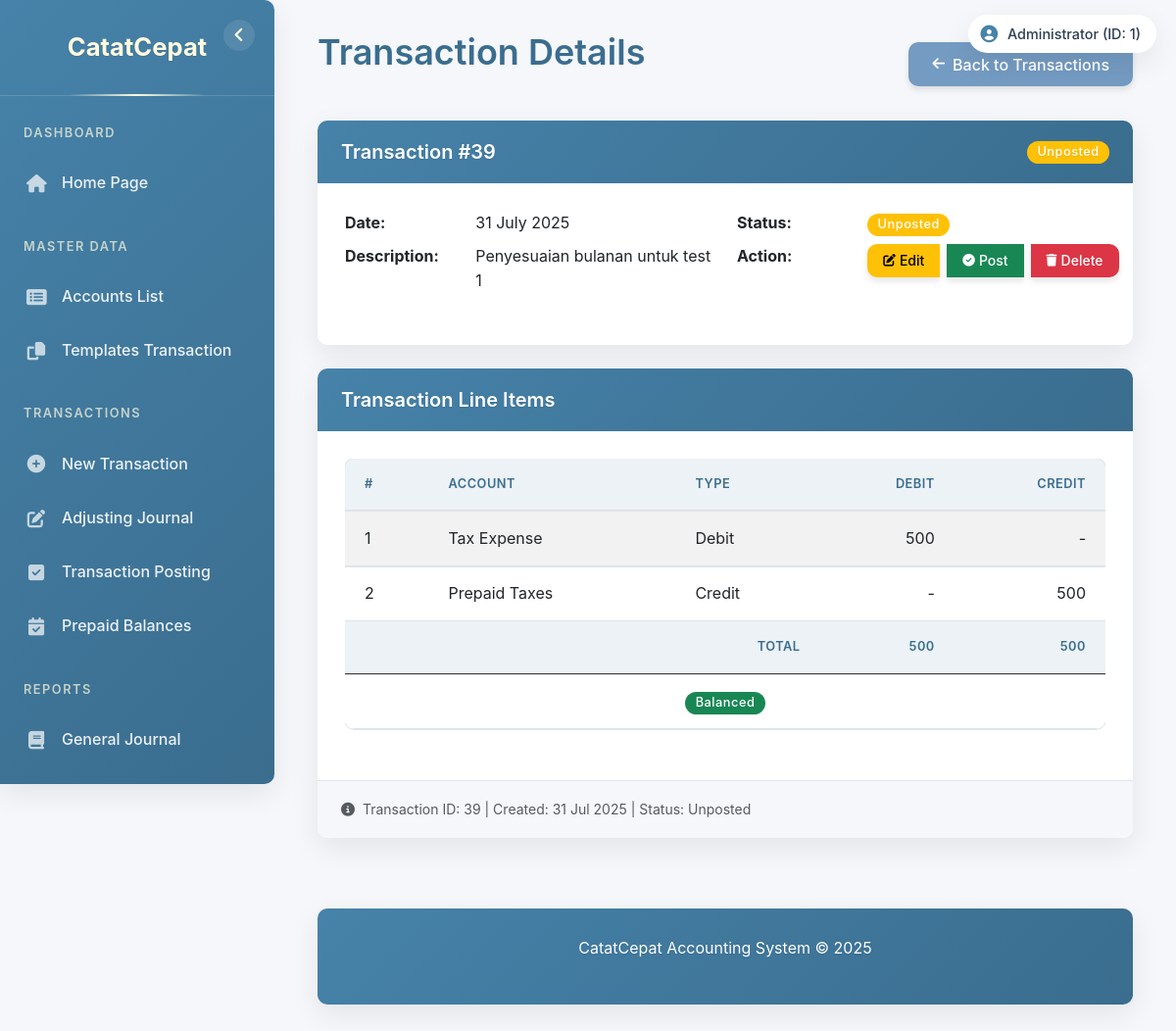
The page /index.php?page=view_transaction&id=39 (signed in) on the database its author committed.
### tables this page shows
CREATE TABLE `users` (
  `id` int NOT NULL,
  `username` varchar(50) NOT NULL,
  `password` varchar(255) NOT NULL,
  `nama_lengkap` varchar(100) DEFAULT NULL,
  `roles` varchar(10) NOT NULL
);

CREATE TABLE `transaksi` (
  `id_transaksi` int NOT NULL,
  `tgl_transaksi` date NOT NULL,
  `nama_transaksi` varchar(100) NOT NULL,
  `post` varchar(1) NOT NULL DEFAULT '0',
  `hapus` varchar(1) NOT NULL DEFAULT '0',
  `adjustment_end_date` date DEFAULT NULL,
  `needs_adjustment` tinyint(1) NOT NULL DEFAULT '0',
  `adjustment_start_date` date DEFAULT NULL,
  `penyesuaian` tinyint(1) DEFAULT '0'
);

CREATE TABLE `detail_transaksi` (
  `id_detail_transaksi` int NOT NULL,
  `id_transaksi` int NOT NULL,
  `id_akun` int NOT NULL,
  `debit_kredit` varchar(1) NOT NULL,
  `nilai` int NOT NULL,
  `penyesuaian` tinyint(1) NOT NULL DEFAULT '0'
);

CREATE TABLE `akun` (
  `id_akun` int NOT NULL,
  `nama_akun` varchar(100) NOT NULL,
  `aktiva_pasiva` varchar(1) NOT NULL
);

### pages/view_transaction.php (the view, shortened to what the rows shown need)
<?php
if (isset($_GET['id'])) {
    $id = intval($_GET['id']);
    $sql = "SELECT t.*,
            CASE
                WHEN t.hapus = '1' THEN 'Deleted'
                WHEN t.post = '1' THEN 'Posted'
                ELSE 'Unposted'
            END as status
            FROM transaksi t
            WHERE t.id_transaksi = ?";
    $stmt = $conn->prepare($sql);
    $stmt->bind_param("i", $id);
    $stmt->execute();
    $result = $stmt->get_result();
    if ($result->num_rows > 0) {
        $transaction = $result->fetch_assoc();
        $detail_sql = "SELECT dt.*, a.nama_akun
                       FROM detail_transaksi dt
                       JOIN akun a ON dt.id_akun = a.id_akun
                       WHERE dt.id_transaksi = ?
                       ORDER BY dt.id_detail_transaksi";
        $detail_stmt = $conn->prepare($detail_sql);
        $detail_stmt->bind_param("i", $id);
        $detail_stmt->execute();
        $detail_result = $detail_stmt->get_result();
        $transaction_details = [];
        $total_debit = 0;
        $total_kredit = 0;
        while ($detail = $detail_result->fetch_assoc()) {
            $transaction_details[] = $detail;
            if ($detail['debit_kredit'] == 'D') {
                $total_debit += $detail['nilai'];
            } else {
                $total_kredit += $detail['nilai'];
            }
        }
    } else {
        $_SESSION['message'] = "Transaction not found!";
        $_SESSION['message_type'] = "danger";
        echo '<script>window.location.replace("index.php?page=posting");</script>';
        exit;
    }
} else {
    $_SESSION['message'] = "No transaction ID provided!";
    $_SESSION['message_type'] = "danger";
    echo '<script>window.location.replace("index.php?page=posting");</script>';
    exit;
}
?>
<div class="row">
    <div class="col-md-12">
        <div class="d-flex justify-content-between align-items-center mb-4">
            <h1>Transaction Details</h1>
        </div>
        <?php if (isset($transaction)): ?>
            <div class="card mb-4">
                <div class="card-header bg-primary text-white">
                    <div class="d-flex justify-content-between align-items-center">
                        <h5 class="mb-0">Transaction #<?php echo $transaction['id_transaksi']; ?></h5>
                        <span class="badge <?php
                                            if ($transaction['hapus'] == '1') echo 'bg-danger';
                                            elseif ($transaction['post'] == '1') echo 'bg-success';
                                            else echo 'bg-warning';
                                            ?>">
                            <?php echo $transaction['status']; ?>
                        </span>
                    </div>
                </div>
                <div class="card-body">
                    <div class="row">
                        <div class="col-md-6">
                            <dl class="row">
                                <dt class="col-sm-4">Date:</dt>
                                <dd class="col-sm-8"><?php echo date('d F Y', strtotime($transaction['tgl_transaksi'])); ?></dd>
                                <dt class="col-sm-4">Description:</dt>
                                <dd class="col-sm-8"><?php echo htmlspecialchars($transaction['nama_transaksi']); ?></dd>
                            </dl>
                        </div>
                        <div class="col-md-6">
                            <dl class="row">
                                <dt class="col-sm-4">Status:</dt>
                                <dd class="col-sm-8">
                                    <span class="badge <?php
                                                        if ($transaction['hapus'] == '1') echo 'bg-danger';
                                                        elseif ($transaction['post'] == '1') echo 'bg-success';
                                                        else echo 'bg-warning';
                                                        ?>">
                                        <?php echo $transaction['status']; ?>
                                    </span>
                                </dd>
                                <dt class="col-sm-4">Action:</dt>
                                <dd class="col-sm-8">
                                    <?php if ($transaction['hapus'] == '1'): ?>
                                        <a href="index.php?page=posting&action=restore&id=<?php echo $transaction['id_transaksi']; ?>"
                                            class="btn btn-sm btn-success"
                                            onclick="return confirm('Are you sure you want to restore this transaction?')">
                                            <i class="fas fa-trash-restore me-1"></i> Restore Transaction
                                        </a>
                                    <?php else: ?>
                                        <?php if ($transaction['post'] == '0'): ?>
                                            <div class="btn-group" role="group">
                                                <a href="index.php?page=input_transaction&id=<?php echo $transaction['id_transaksi']; ?>"
                                                    class="btn btn-sm btn-warning me-2">
                                                    <i class="fas fa-edit me-1"></i> Edit
                                                </a>
                                                <a href="index.php?page=posting&action=post&id=<?php echo $transaction['id_transaksi']; ?>"
                                                    class="btn btn-sm btn-success me-2"
                                                    onclick="return confirm('Are you sure you want to post this transaction? This will lock it from further edits.')">
                                                    <i class="fas fa-check-circle me-1"></i> Post
                                                </a>
                                                <a href="index.php?page=posting&action=delete&id=<?php echo $transaction['id_transaksi']; ?>"
                                                    class="btn btn-sm btn-danger"
                                                    onclick="return confirm('Are you sure you want to mark this transaction as deleted?')">
                                                    <i class="fas fa-trash me-1"></i> Delete
                                                </a>
                                            </div>
                                        <?php endif; ?>
                                    <?php endif; ?>
                                </dd>
                            </dl>
                        </div>
                    </div>
                </div>
            </div>
            <div class="card">
                <div class="card-header bg-primary text-white">
                    <h5 class="mb-0">Transaction Line Items</h5>
                </div>
                <div class="card-body">
                    <div class="table-responsive">
                        <table class="table table-striped table-hover">
                            <thead>
                                <tr>
                                    <th>#</th>
                                    <th>Account</th>
                                    <th>Type</th>
                                    <th class="text-end">Debit</th>
                                    <th class="text-end">Credit</th>
                                </tr>
                            </thead>
                            <tbody>
                                <?php if (!empty($transaction_details)): ?>
                                    <?php foreach ($transaction_details as $index => $detail): ?>
                                        <tr>
                                            <td><?php echo $index + 1; ?></td>
                                            <td><?php echo htmlspecialchars($detail['nama_akun']); ?></td>
                                            <td><?php echo $detail['debit_kredit'] == 'D' ? 'Debit' : 'Credit'; ?></td>
                                            <td class="text-end">
                                                <?php if ($detail['debit_kredit'] == 'D'): ?>
                                                    <?php echo number_format($detail['nilai'], 0, ',', '.'); ?>
                                                <?php else: ?>
                                                    -
                                                <?php endif; ?>
                                            </td>
                                            <td class="text-end">
                                                <?php if ($detail['debit_kredit'] == 'K'): ?>
                                                    <?php echo number_format($detail['nilai'], 0, ',', '.'); ?>
                                                <?php else: ?>
                                                    -
                                                <?php endif; ?>
                                            </td>
                                        </tr>
                                    <?php endforeach; ?>
                                <?php else: ?>
                                    <tr>
                                        <td colspan="5" class="text-center">No transaction details found</td>
                                    </tr>
                                <?php endif; ?>
                            </tbody>
                            <tfoot>
                                <tr class="table-dark">
                                    <th colspan="3" class="text-end">Total</th>
                                    <th class="text-end"><?php echo number_format($total_debit, 0, ',', '.'); ?></th>
                                    <th class="text-end"><?php echo number_format($total_kredit, 0, ',', '.'); ?></th>
                                </tr>
                                <tr>
                                    <td colspan="5" class="text-center">
                                        <?php if ($total_debit == $total_kredit): ?>
                                            <span class="badge bg-success">Balanced</span>
                                        <?php else: ?>
                                            <span class="badge bg-danger">Unbalanced (Difference: <?php echo number_format(abs($total_debit - $total_kredit), 0, ',', '.'); ?>)</span>
                                        <?php endif; ?>
                                    </td>
                                </tr>
                            </tfoot>
                        </table>
                    </div>
                </div>
                <div class="card-footer text-muted">
                    <small>
                        <i class="fas fa-info-circle me-1"></i>
                        Transaction ID: <?php echo $transaction['id_transaksi']; ?> |
                        Created: <?php echo date('d M Y', strtotime($transaction['tgl_transaksi'])); ?> |
                        Status: <?php echo $transaction['status']; ?>
                    </small>
                </div>
            </div>
        <?php else: ?>
            <div class="alert alert-danger">
                Transaction not found or has been removed.
            </div>
        <?php endif; ?>
    </div>
</div>

### index.php (shortened to what the rows shown need)
<?php
include "config/connect.php";
$page = isset($_GET['page']) ? $_GET['page'] : 'home';
$user_id = 0;
$nama_lengkap = $_SESSION['nama_lengkap'] ?? $_SESSION['username'];
$username = $_SESSION['username'];
$sql = "SELECT id FROM users WHERE username = ?";
$stmt = $conn->prepare($sql);
$stmt->bind_param("s", $username);
$stmt->execute();
$result = $stmt->get_result();
if ($user = $result->fetch_assoc()) {
    $user_id = $user['id'];
}
?>
<!DOCTYPE html>
<html lang="en">
<head>
    <link href="https://cdn.jsdelivr.net/npm/bootstrap@5.3.0-alpha1/dist/css/bootstrap.min.css" rel="stylesheet">
    <link rel="stylesheet" href="https://cdnjs.cloudflare.com/ajax/libs/font-awesome/6.4.0/css/all.min.css">
    <link rel="stylesheet" href="style.css">
</head>
<body>
    <div class="user-info">
        <i class="fas fa-user-circle"></i>
        <span><?php echo htmlspecialchars($nama_lengkap); ?> (ID: <?php echo htmlspecialchars($user_id); ?>)</span>
    </div>
    <div class="main-content">
        <div class="container-fluid">
            <?php
            switch ($page) {
                case 'view_transaction':
                    include 'pages/view_transaction.php';
                    break;
            }
            ?>
        </div>
    </div>
</body>
</html>

### rows shown on the page
users: id "1"
transaksi: id_transaksi "39", tgl_transaksi "31 July 2025", nama_transaksi "Penyesuaian bulanan untuk test 1", tgl_transaksi "31 Jul 2025"
detail_transaksi: id_akun.nama_akun "Tax Expense", debit_kredit "Debit", nilai "500"
detail_transaksi: id_akun.nama_akun "Prepaid Taxes", debit_kredit "Credit", nilai "500"

### other values the page prints
$nama_lengkap "Administrator"
$transaction['status'] "Unposted"
$total_debit "500"
$total_kredit "500"
